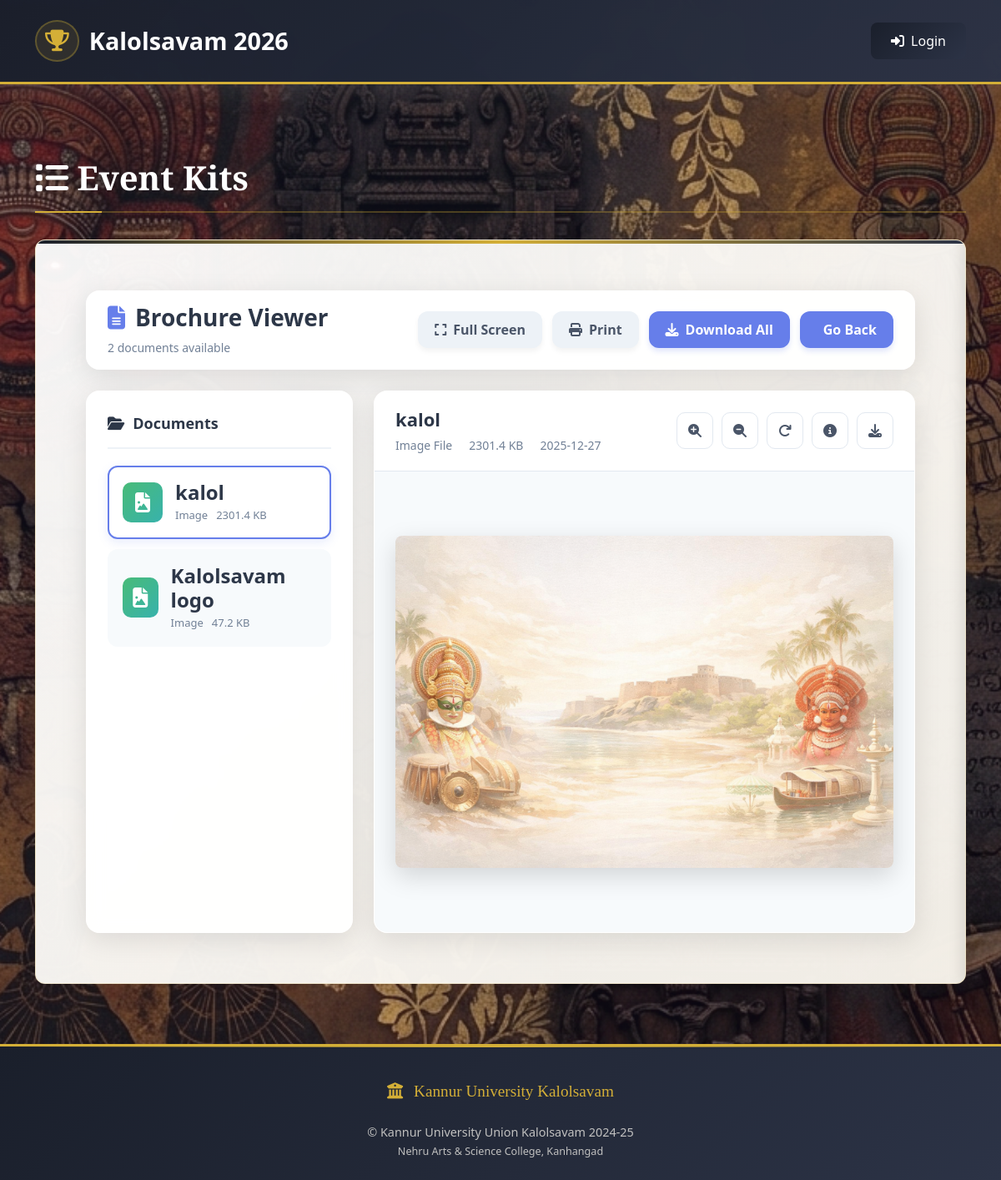
/event-kit/brochure/, run on the app's committed database.
### accounts/models.py (models this page shows, shortened)
class PublicDocument(models.Model):
    DOCUMENT_TYPES = (
        ("brochure", "Brochure"),
        ("schedule", "Schedule"),
        ("blueprint", "Blueprint"),
    )
    title = models.CharField(max_length=255)
    document_type = models.CharField(max_length=20, choices=DOCUMENT_TYPES)
    file = models.FileField(upload_to="public_documents/")
    created_at = models.DateTimeField(auto_now_add=True)
    is_active = models.BooleanField(default=True)

### accounts/views.py (the view)
# urls.py: path("event-kit/<str:doc_type>/", views.event_kit_category, name="event_kit_category"),
def event_kit_category(request, doc_type):
    documents = PublicDocument.objects.filter(
        document_type=doc_type,
        is_active=True
    ).order_by("-created_at")
    for doc in documents:
        filename = doc.file.name.lower()
        doc.is_pdf = filename.endswith(".pdf")
        if not hasattr(doc, 'size') or not doc.size:
            try:
                doc.size = f"{doc.file.size / 1024:.1f} KB"  # Convert bytes to KB
            except:
                doc.size = "Unknown"
        if not hasattr(doc, 'upload_date') or not doc.upload_date:
            if hasattr(doc, 'created_at'):
                doc.upload_date = doc.created_at.strftime("%Y-%m-%d")
            else:
                doc.upload_date = "Unknown"
    return render(request, "event_kit_list.html", {
        "documents": documents,
        "doc_type": doc_type
    })

### accounts/context_processors.py (called while the page is built)
def site_settings(request):
    return {
        "setting": SiteSetting.objects.first()
    }

### accounts/templates/event_kit_list.html (shortened to what this page needs)
{% extends "base.html" %}
{% block page_title_content %}
  <i class="fas fa-list"></i> Event Kits{% endblock %}
{% block content %}
    <link rel="stylesheet" href="https://cdnjs.cloudflare.com/ajax/libs/font-awesome/6.4.0/css/all.min.css">
</head>
<body>
    <div class="viewer-container">
        <div class="header">
            <div class="header-left">
                <h1><i class="fas fa-file-alt"></i> {{ doc_type|title }} Viewer</h1>
                <div class="doc-count">{{ documents|length }} document{{ documents|length|pluralize }} available</div>
            </div>
            <div class="controls">
                <button class="control-btn secondary" onclick="toggleFullscreen()">
                    <i class="fas fa-expand"></i> Full Screen
                </button>
                <button class="control-btn secondary" onclick="printDocument()">
                    <i class="fas fa-print"></i> Print
                </button>
                <button class="control-btn" onclick="downloadAll()">
                    <i class="fas fa-download"></i> Download All
                </button>
                <button class="control-btn" onclick="history.back()">
                     Go Back
                </button>
            </div>
        </div>
        <div class="main-content">
            <div class="files-sidebar">
                <div class="sidebar-title">
                    <i class="fas fa-folder-open"></i> Documents
                </div>
                <div class="file-list" id="fileList">
                    {% for doc in documents %}
                    <div class="file-item {% if forloop.first %}active{% endif %}"
                         data-file="{{ doc.file.url }}"
                         data-title="{{ doc.title }}"
                         data-type="{% if doc.is_pdf %}pdf{% else %}image{% endif %}"
                         data-size="{% if doc.size %}{{ doc.size }}{% else %}Unknown{% endif %}"
                         data-uploaded="{% if doc.upload_date %}{{ doc.upload_date }}{% else %}Unknown{% endif %}">
                        <div class="file-icon {% if doc.is_pdf %}pdf{% else %}image{% endif %}">
                            {% if doc.is_pdf %}
                                <i class="fas fa-file-pdf"></i>
                            {% else %}
                                <i class="fas fa-file-image"></i>
                            {% endif %}
                        </div>
                        <div class="file-info">
                            <h4>{{ doc.title|truncatechars:30 }}</h4>
                            <div class="file-meta">
                                <span>{% if doc.is_pdf %}PDF{% else %}Image{% endif %}</span>
                                <span>{% if doc.size %}{{ doc.size }}{% else %}Unknown{% endif %}</span>
                            </div>
                        </div>
                    </div>
                    {% empty %}
                    <div class="no-preview">
                        <i class="fas fa-folder-open"></i>
                        <h3>No Documents Available</h3>
                        <p>Upload documents to get started</p>
                    </div>
                    {% endfor %}
                </div>
            </div>
            <div class="viewer-panel">
                <div class="viewer-header">
                    <div class="current-file-info">
                        <h3 id="currentFileName">
                            {% if documents %}
                                {{ documents.0.title }}
                            {% else %}
                                No Document
                            {% endif %}
                        </h3>
                        <div class="file-details">
                            <span id="fileType">
                                {% if documents %}
                                    {% if documents.0.is_pdf %}
                                        PDF Document
                                    {% else %}
                                        Image File
                                    {% endif %}
                                {% else %}
                                    N/A
                                {% endif %}
                            </span>
                            <span id="fileSize">
                                {% if documents and documents.0.size %}
                                    {{ documents.0.size }}
                                {% else %}
                                    Unknown
                                {% endif %}
                            </span>
                            <span id="fileDate">
                                {% if documents and documents.0.upload_date %}
                                    {{ documents.0.upload_date }}
                                {% else %}
                                    Unknown
                                {% endif %}
                            </span>
                        </div>
                    </div>
                    <div class="viewer-tools">
                        <button class="tool-btn" onclick="zoomIn()" title="Zoom In">
                            <i class="fas fa-search-plus"></i>
                        </button>
                        <button class="tool-btn" onclick="zoomOut()" title="Zoom Out">
                            <i class="fas fa-search-minus"></i>
                        </button>
                        <button class="tool-btn" onclick="rotateImage()" title="Rotate">
                            <i class="fas fa-redo"></i>
                        </button>
                        <button class="tool-btn" id="detailsToggle" onclick="toggleDetails()" title="Details">
                            <i class="fas fa-info-circle"></i>
                        </button>
                        {% if documents %}
                        <a href="{{ documents.0.file.url }}"
                           download
                           class="tool-btn"
                           title="Download">
                            <i class="fas fa-download"></i>
                        </a>
                        {% else %}
                        <a href="#"
                           class="tool-btn disabled"
                           title="Download">
                            <i class="fas fa-download"></i>
                        </a>
                        {% endif %}
                    </div>
                </div>
                <div class="preview-area">
                    <div class="preview-container" id="previewContainer">
                        {% if documents %}
                            {% if documents.0.is_pdf %}
                                <iframe src="{{ documents.0.file.url }}"
                                        class="pdf-preview"
                                        id="pdfViewer"
                                        title="{{ documents.0.title }}">
                                </iframe>
                            {% else %}
                                <img src="{{ documents.0.file.url }}"
                                     alt="{{ documents.0.title }}"
                                     class="file-preview"
                                     id="imagePreview">
                            {% endif %}
                        {% else %}
                            <div class="no-preview">
                                <i class="fas fa-folder-open"></i>
                                <h3>No Documents Available</h3>
                                <p>Upload documents to get started</p>
                            </div>
                        {% endif %}
                    </div>
                </div>
            </div>
        </div>
    </div>
</body>
{% endblock %}

### accounts/templates/event_kit_list.html (style rules this page uses)
* { margin: 0; padding: 0; box-sizing: border-box; font-family: 'Segoe UI', system-ui, -apple-system, sans-serif; }
body { background: linear-gradient(135deg, #667eea 0%, #764ba2 100%); color: #333; min-height: 100vh; }
.viewer-container { max-width: 1400px; margin: 0 auto; padding: 20px; }
.header { display: flex; justify-content: space-between; align-items: center; padding: 15px 25px; background: rgba(255, 255, 255, 0.95); border-radius: 16px; margin-bottom: 25px; box-shadow: 0 8px 32px rgba(0, 0, 0, 0.1); backdrop-filter: blur(10px); border: 1px solid rgba(255, 255, 255, 0.2); }
.header-left h1 { font-size: 28px; font-weight: 700; color: #2d3748; display: flex; align-items: center; gap: 12px; }
.header-left h1 i { color: #667eea; }
.doc-count { color: #718096; font-size: 14px; margin-top: 4px; font-weight: 500; }
.controls { display: flex; gap: 12px; }
.control-btn { padding: 10px 20px; background: #667eea; color: white; border: none; border-radius: 12px; cursor: pointer; font-weight: 600; display: flex; align-items: center; gap: 8px; transition: all 0.3s ease; box-shadow: 0 4px 6px rgba(102, 126, 234, 0.2); }
.control-btn.secondary { background: #edf2f7; color: #4a5568; box-shadow: 0 4px 6px rgba(0, 0, 0, 0.05); }
.main-content { display: grid; grid-template-columns: 320px 1fr; gap: 25px; height: calc(100vh - 150px); }
.files-sidebar { background: rgba(255, 255, 255, 0.95); border-radius: 16px; padding: 25px; box-shadow: 0 8px 32px rgba(0, 0, 0, 0.1); backdrop-filter: blur(10px); border: 1px solid rgba(255, 255, 255, 0.2); overflow-y: auto; }
.sidebar-title { font-size: 18px; font-weight: 600; margin-bottom: 20px; color: #2d3748; display: flex; align-items: center; gap: 10px; padding-bottom: 15px; border-bottom: 2px solid #edf2f7; }
.file-list { display: flex; flex-direction: column; gap: 12px; }
.file-item { padding: 16px; border-radius: 12px; background: #f7fafc; cursor: pointer; transition: all 0.3s ease; border: 2px solid transparent; display: flex; align-items: center; gap: 15px; }
.file-item.active { background: white; border-color: #667eea; box-shadow: 0 4px 12px rgba(102, 126, 234, 0.15); }
.file-icon { width: 48px; height: 48px; border-radius: 10px; display: flex; align-items: center; justify-content: center; font-size: 24px; }
.file-icon.image { background: linear-gradient(135deg, #48bb78, #38b2ac); color: white; }
.file-info h4 { font-weight: 600; color: #2d3748; margin-bottom: 4px; }
.file-meta { font-size: 13px; color: #718096; display: flex; gap: 10px; }
.viewer-panel { background: rgba(255, 255, 255, 0.95); border-radius: 16px; box-shadow: 0 8px 32px rgba(0, 0, 0, 0.1); backdrop-filter: blur(10px); border: 1px solid rgba(255, 255, 255, 0.2); display: flex; flex-direction: column; overflow: hidden; }
.viewer-header { padding: 20px 25px; border-bottom: 1px solid #e2e8f0; display: flex; justify-content: space-between; align-items: center; background: white; }
.current-file-info h3 { font-size: 22px; font-weight: 600; color: #2d3748; margin-bottom: 8px; }
.file-details { display: flex; gap: 20px; font-size: 14px; color: #718096; }
.viewer-tools { display: flex; gap: 10px; }
.tool-btn { width: 44px; height: 44px; border-radius: 10px; border: 1px solid #e2e8f0; background: white; color: #4a5568; cursor: pointer; display: flex; align-items: center; justify-content: center; transition: all 0.3s ease; }
.preview-area { flex: 1; padding: 25px; display: flex; align-items: center; justify-content: center; background: #f7fafc; position: relative; overflow: hidden; }
.preview-container { width: 100%; height: 100%; display: flex; align-items: center; justify-content: center; position: relative; }
.file-preview { max-width: 100%; max-height: 100%; border-radius: 8px; box-shadow: 0 10px 30px rgba(0, 0, 0, 0.15); transition: all 0.3s ease; }

### data on the page
PublicDocument: title "kalol", shows "Image", size "2301.4 KB", documents "2301.4 KB", documents "2025-12-27", file (picture)
PublicDocument: title "Kalolsavam logo", shows "Image", size "47.2 KB"

### other printed values
{{ doc_type|title }} "Brochure"
{{ documents|length }} "2"
